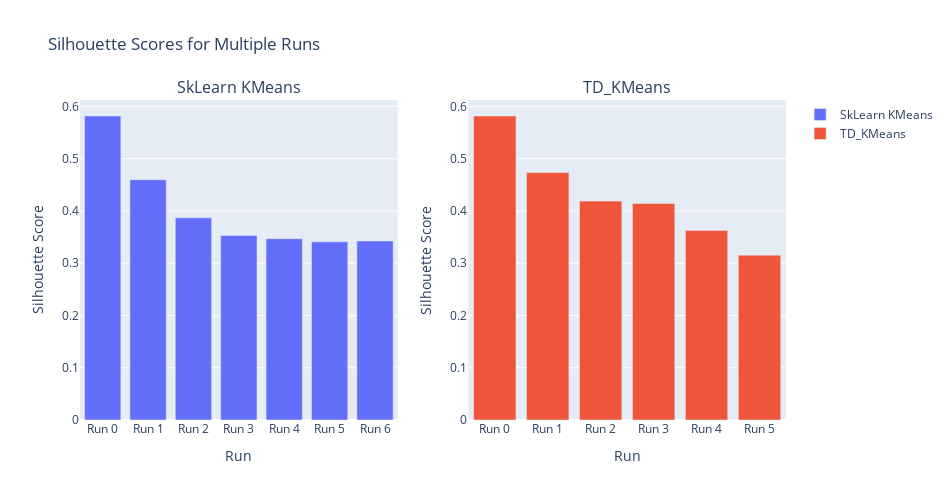

This figure's notebook cell:
### Markdown cell above
#### Silhouette Comparision Plot

### Code cell
fig = sp.make_subplots(rows=1, cols=2, subplot_titles=("SkLearn KMeans", "TD_KMeans"))

# Plot for SkLearn KMeans
run_names = list(silhouette_all.keys())
scores = list(silhouette_all.values())

fig.add_trace(go.Bar(x=run_names, y=scores, name="SkLearn KMeans"), row=1, col=1)
fig.update_xaxes(title_text='Run', row=1, col=1)
fig.update_yaxes(title_text='Silhouette Score', row=1, col=1)

# Plot for TD_KMeans
run_names = list(tdkmeans_all.silhouette_scores.keys())
scores = list(tdkmeans_all.silhouette_scores.values())

fig.add_trace(go.Bar(x=run_names, y=scores, name="TD_KMeans"), row=1, col=2)
fig.update_xaxes(title_text='Run', row=1, col=2)
fig.update_yaxes(title_text='Silhouette Score', row=1, col=2)

# Update layout and show the figure
fig.update_layout(title='Silhouette Scores for Multiple Runs', width=950, height=500)
fig.show()

### Figure 1 — Plotly figure (JSON) as saved in the notebook; plotly's stock layout.template omitted (floating-point values rounded to 4 significant figures)
{"data": [{"name": "SkLearn KMeans", "type": "bar", "x": ["Run 0", "Run 1", "Run 2", "Run 3", "Run 4", "Run 5", "Run 6"], "xaxis": "x", "y": [0.5818, 0.4599, 0.3869, 0.3532, 0.347, 0.3409, 0.3426], "yaxis": "y"}, {"name": "TD_KMeans", "type": "bar", "x": ["Run 0", "Run 1", "Run 2", "Run 3", "Run 4", "Run 5"], "xaxis": "x2", "y": [0.5818, 0.4735, 0.4189, 0.4145, 0.3629, 0.3155], "yaxis": "y2"}], "layout": {"annotations": [{"font": {"size": 16}, "showarrow": false, "text": "SkLearn KMeans", "x": 0.225, "xanchor": "center", "xref": "paper", "y": 1, "yanchor": "bottom", "yref": "paper"}, {"font": {"size": 16}, "showarrow": false, "text": "TD_KMeans", "x": 0.775, "xanchor": "center", "xref": "paper", "y": 1, "yanchor": "bottom", "yref": "paper"}], "height": 500, "title": {"text": "Silhouette Scores for Multiple Runs"}, "width": 950, "xaxis": {"anchor": "y", "domain": [0, 0.45], "title": {"text": "Run"}}, "xaxis2": {"anchor": "y2", "domain": [0.55, 1], "title": {"text": "Run"}}, "yaxis": {"anchor": "x", "domain": [0, 1], "title": {"text": "Silhouette Score"}}, "yaxis2": {"anchor": "x2", "domain": [0, 1], "title": {"text": "Silhouette Score"}}}}
